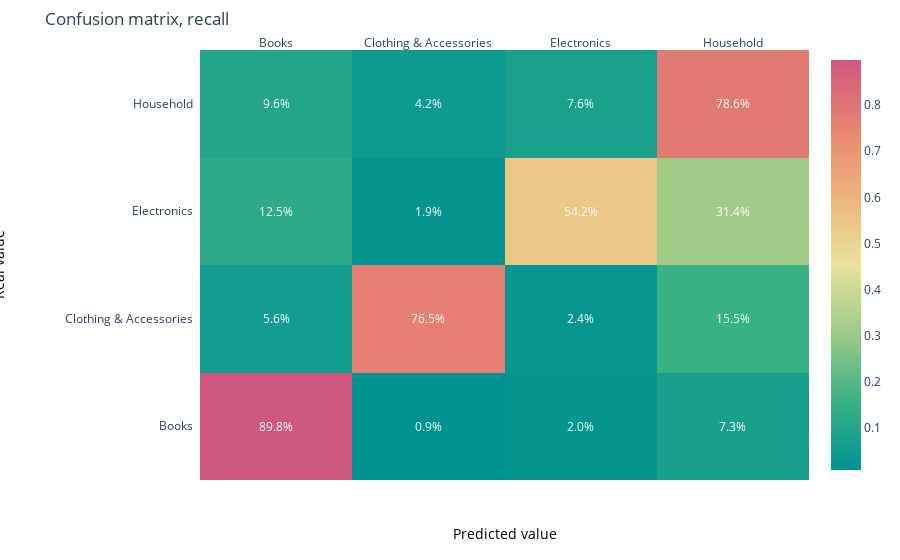

Notebook code for this chart:
### Code cell
vis.draw_confusion_matrix(
    y_test_baseline,
    lr.predict(x_test_baseline),
    lr.classes_,
    label="recall",
    normalize="true"
)

### Figure 1 — Plotly figure (JSON) as saved in the notebook; plotly's stock layout.template omitted (floating-point values rounded to 4 significant figures)
{"data": [{"colorscale": [[0, "rgb(0, 147, 146)"], [0.1667, "rgb(57, 177, 133)"], [0.3333, "rgb(156, 203, 134)"], [0.5, "rgb(233, 226, 156)"], [0.6667, "rgb(238, 180, 121)"], [0.8333, "rgb(232, 132, 113)"], [1, "rgb(207, 89, 126)"]], "reversescale": false, "showscale": true, "type": "heatmap", "x": ["Books", "Clothing & Accessories", "Electronics", "Household"], "y": ["Books", "Clothing & Accessories", "Electronics", "Household"], "z": [[0.8978, 0.008602, 0.02043, 0.07312], [0.0564, 0.765, 0.0235, 0.1551], [0.1252, 0.01925, 0.5415, 0.3141], [0.09628, 0.04236, 0.07574, 0.7856]]}], "layout": {"annotations": [{"font": {"color": "#FFFFFF"}, "showarrow": false, "text": "89.8%", "x": "Books", "xref": "x", "y": "Books", "yref": "y"}, {"font": {"color": "#FFFFFF"}, "showarrow": false, "text": "0.9%", "x": "Clothing & Accessories", "xref": "x", "y": "Books", "yref": "y"}, {"font": {"color": "#FFFFFF"}, "showarrow": false, "text": "2.0%", "x": "Electronics", "xref": "x", "y": "Books", "yref": "y"}, {"font": {"color": "#FFFFFF"}, "showarrow": false, "text": "7.3%", "x": "Household", "xref": "x", "y": "Books", "yref": "y"}, {"font": {"color": "#FFFFFF"}, "showarrow": false, "text": "5.6%", "x": "Books", "xref": "x", "y": "Clothing & Accessories", "yref": "y"}, {"font": {"color": "#FFFFFF"}, "showarrow": false, "text": "76.5%", "x": "Clothing & Accessories", "xref": "x", "y": "Clothing & Accessories", "yref": "y"}, {"font": {"color": "#FFFFFF"}, "showarrow": false, "text": "2.4%", "x": "Electronics", "xref": "x", "y": "Clothing & Accessories", "yref": "y"}, {"font": {"color": "#FFFFFF"}, "showarrow": false, "text": "15.5%", "x": "Household", "xref": "x", "y": "Clothing & Accessories", "yref": "y"}, {"font": {"color": "#FFFFFF"}, "showarrow": false, "text": "12.5%", "x": "Books", "xref": "x", "y": "Electronics", "yref": "y"}, {"font": {"color": "#FFFFFF"}, "showarrow": false, "text": "1.9%", "x": "Clothing & Accessories", "xref": "x", "y": "Electronics", "yref": "y"}, {"font": {"color": "#FFFFFF"}, "showarrow": false, "text": "54.2%", "x": "Electronics", "xref": "x", "y": "Electronics", "yref": "y"}, {"font": {"color": "#FFFFFF"}, "showarrow": false, "text": "31.4%", "x": "Household", "xref": "x", "y": "Electronics", "yref": "y"}, {"font": {"color": "#FFFFFF"}, "showarrow": false, "text": "9.6%", "x": "Books", "xref": "x", "y": "Household", "yref": "y"}, {"font": {"color": "#FFFFFF"}, "showarrow": false, "text": "4.2%", "x": "Clothing & Accessories", "xref": "x", "y": "Household", "yref": "y"}, {"font": {"color": "#FFFFFF"}, "showarrow": false, "text": "7.6%", "x": "Electronics", "xref": "x", "y": "Household", "yref": "y"}, {"font": {"color": "#FFFFFF"}, "showarrow": false, "text": "78.6%", "x": "Household", "xref": "x", "y": "Household", "yref": "y"}, {"font": {"color": "black", "size": 14}, "showarrow": false, "text": "Predicted value", "x": 0.5, "xref": "paper", "y": -0.15, "yref": "paper"}, {"font": {"color": "black", "size": 14}, "showarrow": false, "text": "Real value", "textangle": -90, "x": -0.35, "xref": "paper", "y": 0.5, "yref": "paper"}], "margin": {"l": 200, "t": 50}, "title": {"text": "Confusion matrix, recall"}, "xaxis": {"dtick": 1, "gridcolor": "rgb(0, 0, 0)", "side": "top", "ticks": ""}, "yaxis": {"dtick": 1, "ticks": "", "ticksuffix": "  "}}}
